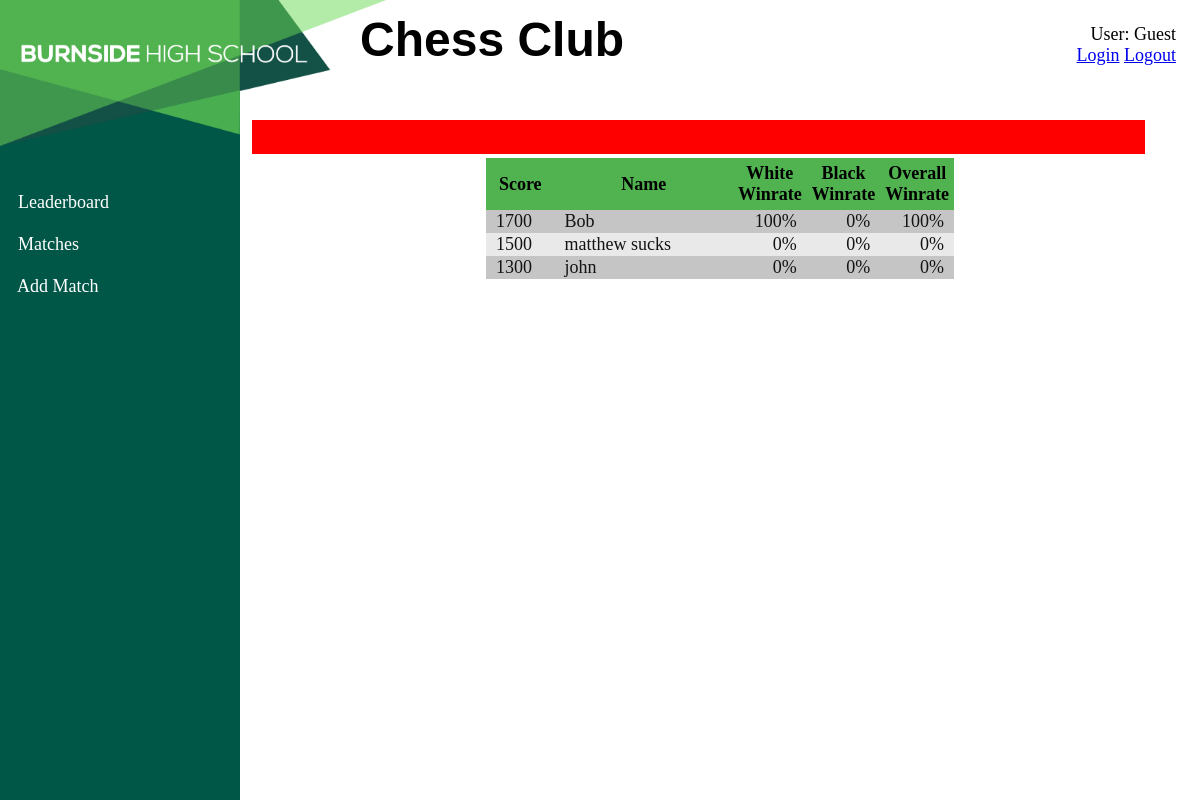
/leaderboard, run on an earlier commit of the app's database.
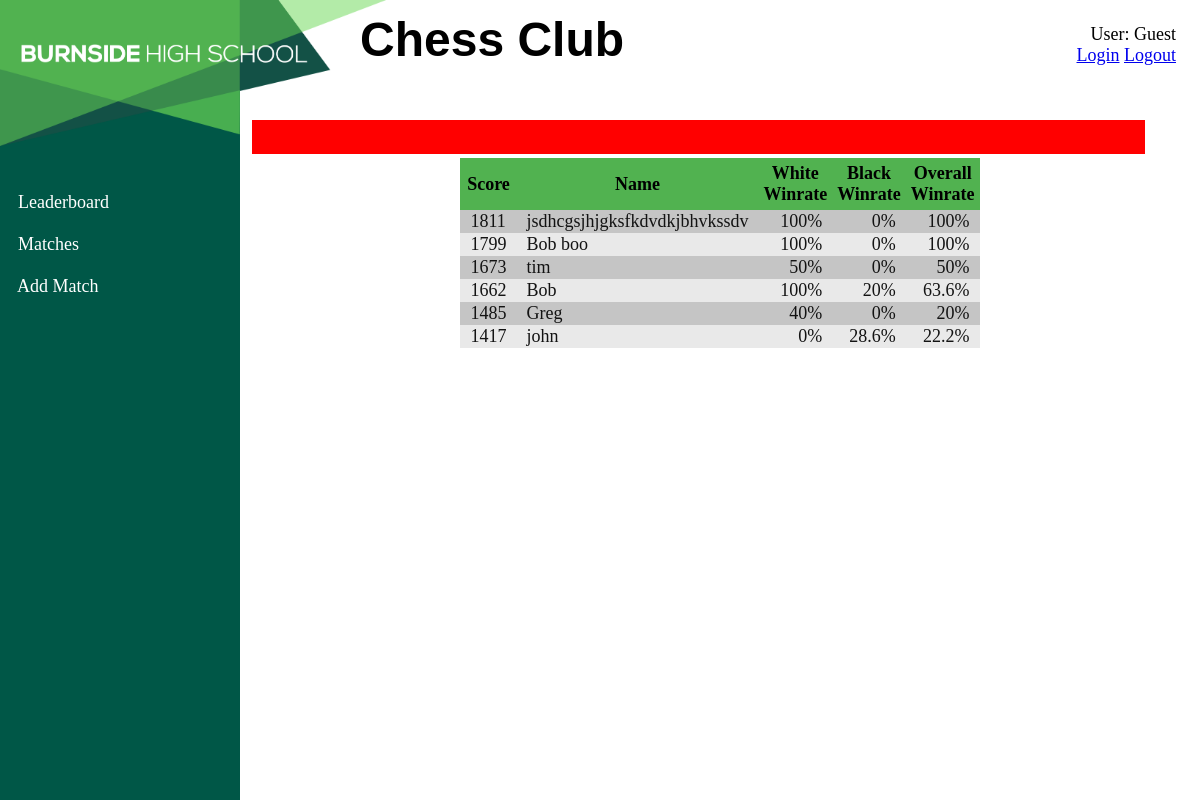
And on a later commit of the database.
### models.py (models this page shows, shortened)
class User(db.Model):
    __tablename__ = "User"
    id = db.Column(db.Integer, primary_key=True)
    name = db.Column(db.String(80))
    password = db.Column(db.String())
    salt = db.Column(db.String())
    is_admin = db.Column(db.Boolean)
    score = db.Column(db.Integer)
    num_white_win = db.Column(db.Integer)
    num_white_loss = db.Column(db.Integer)
    num_white_draw = db.Column(db.Integer)
    num_black_win = db.Column(db.Integer)
    num_black_loss = db.Column(db.Integer)
    num_black_draw = db.Column(db.Integer)
    matches = db.relationship('Match', secondary=UserMatch, back_populates='users')

### app.py (the view)
@app.route('/leaderboard', methods=["GET"])
def leaderboard():
    users = User.query.all()
    players = [[user.score, user.name] + winrate(user) for user in users]
    players.sort(reverse=True)
    return render_template("leaderboard.html", title="Leaderboard", players=players)

### app.py (called while the page is built)
def better_round(num, dp=1):
    if int(num) != round(num, dp):
        return round(num, dp)
    else:
        return int(num)

### templates/leaderboard.html
{% extends 'layout.html' %}
{% block content %}
<div>
    <table>
        <tbody>
            <tr>
                <th style="width: 5vw;">Score</th>
                <th style="width: 15vw;">Name</th>
                <th style="width: 5vw;">White Winrate</th>
                <th style="width: 5vw; padding: 5px;">Black Winrate</th>
                <th style="width: 5vw;">Overall Winrate</th>
            </tr>
            {% for i in players %}
            <tr>
                <td>{{i[0]}}</td>
                <td>{{i[1]}}</td>
                <td style="text-align: right;">{{i[3]}}%</td>
                <td style="text-align: right;">{{i[4]}}%</td>
                <td style="text-align: right;">{{i[2]}}%</td>
            </tr>
            {% endfor %}
        </tbody>
    </table>
</div>
{% endblock %}

What changed in the data, as far as the page shows it:
removed User: score "1500", name "matthew sucks", i "0", is_admin "0"
added User: score "1811", name "jsdhcgsjhjgksfkdvdkjbhvkssdv", i "100", is_admin "0"
added User: score "1799", name "Bob boo", i "100", is_admin "0"
added User: score "1673", name "tim", i "50", is_admin "0"
changed User "Bob": score "1700" → "1662"; is_admin "0" → "20"; i "100" → "63.6"
added User: score "1485", name "Greg", i "40", is_admin "0", i "20"
changed User "john": score "1300" → "1417"; is_admin "0" → "28.6"; i "0" → "22.2"
